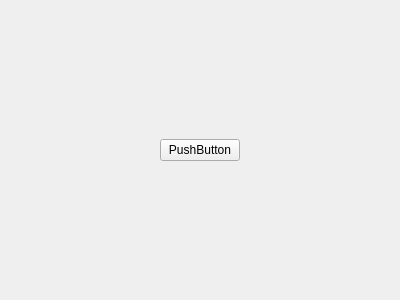
<?xml version="1.0" encoding="UTF-8"?>
<ui version="4.0">
 <class>Widget</class>
 <widget class="QWidget" name="Widget">
  <property name="geometry">
   <rect>
    <x>0</x>
    <y>0</y>
    <width>400</width>
    <height>300</height>
   </rect>
  </property>
  <property name="windowTitle">
   <string>Widget</string>
  </property>
  <layout class="QGridLayout" name="gridLayout">
   <item row="0" column="1">
    <spacer name="verticalSpacer_2">
     <property name="orientation">
      <enum>Qt::Vertical</enum>
     </property>
     <property name="sizeHint" stdset="0">
      <size>
       <width>20</width>
       <height>121</height>
      </size>
     </property>
    </spacer>
   </item>
   <item row="1" column="0">
    <spacer name="horizontalSpacer">
     <property name="orientation">
      <enum>Qt::Horizontal</enum>
     </property>
     <property name="sizeHint" stdset="0">
      <size>
       <width>145</width>
       <height>20</height>
      </size>
     </property>
    </spacer>
   </item>
   <item row="1" column="1">
    <widget class="QPushButton" name="pushButton">
     <property name="text">
      <string>PushButton</string>
     </property>
    </widget>
   </item>
   <item row="1" column="2">
    <spacer name="horizontalSpacer_2">
     <property name="orientation">
      <enum>Qt::Horizontal</enum>
     </property>
     <property name="sizeHint" stdset="0">
      <size>
       <width>144</width>
       <height>20</height>
      </size>
     </property>
    </spacer>
   </item>
   <item row="2" column="1">
    <spacer name="verticalSpacer">
     <property name="orientation">
      <enum>Qt::Vertical</enum>
     </property>
     <property name="sizeHint" stdset="0">
      <size>
       <width>20</width>
       <height>120</height>
      </size>
     </property>
    </spacer>
   </item>
  </layout>
 </widget>
 <layoutdefault spacing="6" margin="11"/>
 <resources/>
 <connections/>
</ui>
